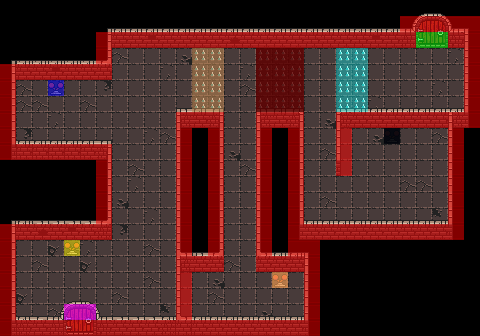

Rendered tile map (Tiled .tmx) drawn with the repository's tilesets; below, a short description and the map source with its tile grids summarised:
An orthogonal 30x21 tile map with 16x16 px tiles, 16 tile layers (dungeon_floor, lever1_close, lever1_open, lever2_close, ...), 2 tilesets.

<map version="1.4" tiledversion="1.4.2" orientation="orthogonal" renderorder="right-down" width="30" height="21" tilewidth="16" tileheight="16" infinite="0" nextlayerid="20" nextobjectid="1">
 <tileset firstgid="1" name="dungeon_tileset" tilewidth="16" tileheight="16" tilecount="1024" columns="32">
  <image source="dungeon_tileset.png" width="512" height="512" />
 </tileset>
 <tileset firstgid="1025" name="colors" tilewidth="16" tileheight="16" tilecount="16" columns="16">
  <image source="colors.png" width="256" height="16" />
 </tileset>
 <layer id="2" name="dungeon_floor" width="30" height="21">
  <data>[630 cells, 296 non-empty, 8 distinct tile ids]</data>
 </layer>
 <layer id="5" name="lever1_close" width="30" height="21">
  <data>[630 cells, 1 non-empty, 1 distinct tile ids]</data>
 </layer>
 <layer id="12" name="lever1_open" width="30" height="21">
  <data>[630 cells, 1 non-empty, 1 distinct tile ids]</data>
 </layer>
 <layer id="13" name="lever2_close" width="30" height="21">
  <data>[630 cells, 1 non-empty, 1 distinct tile ids]</data>
 </layer>
 <layer id="14" name="lever2_open" width="30" height="21">
  <data>[630 cells, 1 non-empty, 1 distinct tile ids]</data>
 </layer>
 <layer id="15" name="lever3_close" width="30" height="21">
  <data>[630 cells, 1 non-empty, 1 distinct tile ids]</data>
 </layer>
 <layer id="16" name="lever3_open" width="30" height="21">
  <data>[630 cells, 1 non-empty, 1 distinct tile ids]</data>
 </layer>
 <layer id="17" name="leverFinal_close" width="30" height="21">
  <data>[630 cells, 1 non-empty, 1 distinct tile ids]</data>
 </layer>
 <layer id="19" name="leverFinal_open" width="30" height="21">
  <data>[630 cells, 1 non-empty, 1 distinct tile ids]</data>
 </layer>
 <layer id="9" name="spikes_up1" width="30" height="21">
  <data>[630 cells, 8 non-empty, 1 distinct tile ids]</data>
 </layer>
 <layer id="10" name="spikes_up2" width="30" height="21">
  <data>[630 cells, 12 non-empty, 1 distinct tile ids]</data>
 </layer>
 <layer id="11" name="spikes_up3" width="30" height="21">
  <data>[630 cells, 8 non-empty, 1 distinct tile ids]</data>
 </layer>
 <layer id="1" name="dungeon_walls" width="30" height="21">
  <data>[630 cells, 247 non-empty, 37 distinct tile ids]</data>
 </layer>
 <layer id="7" name="door_mid_open" width="30" height="21">
  <data>[630 cells, 6 non-empty, 6 distinct tile ids]</data>
 </layer>
 <layer id="8" name="door_mid_close" width="30" height="21">
  <data>[630 cells, 6 non-empty, 6 distinct tile ids]</data>
 </layer>
 <layer id="6" name="colliders" width="30" height="21">
  <data>[630 cells, 202 non-empty, 10 distinct tile ids]</data>
 </layer>
</map>
